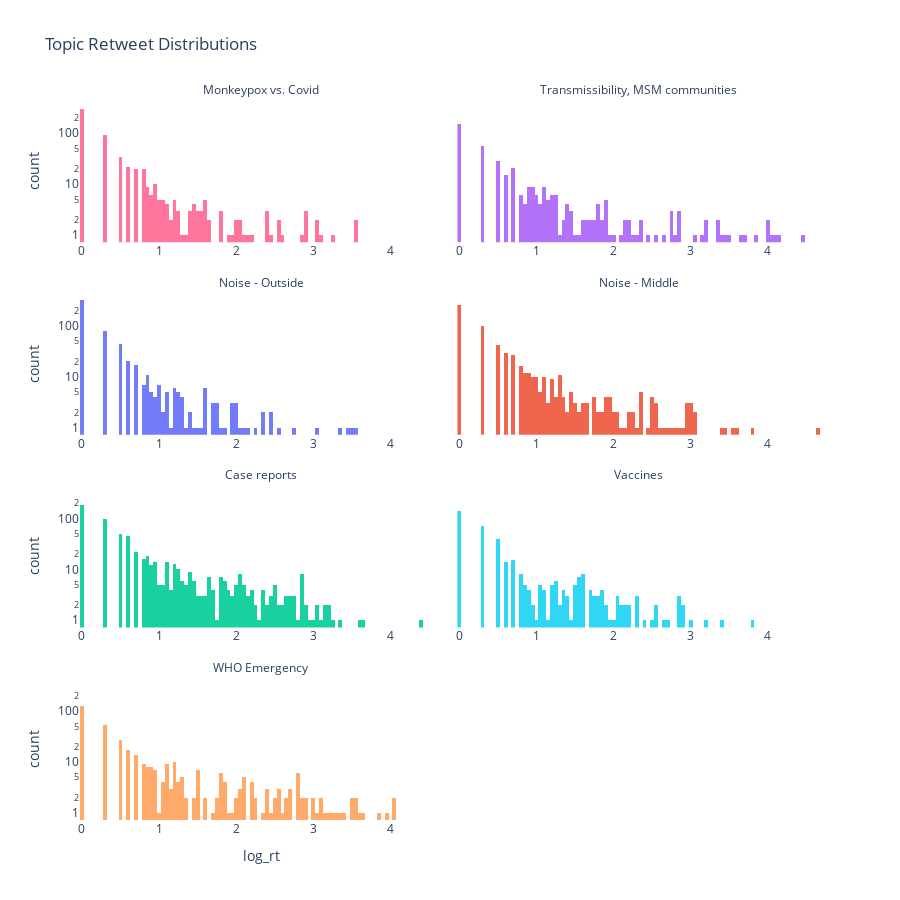

The notebook cell this image was saved under:
### Code cell
fig = px.histogram(sampled, 
                   x="log_rt", 
                   color="label",
                   opacity=0.9,
                   log_y=True,
                   facet_col="label",
                   facet_col_wrap=2,
                   color_discrete_map=color_map_l,
                   title = "Topic Retweet Distributions"
                  )

fig.update_layout(
    autosize=False,
    width=900,
    height=900,
)

fig.update_layout({
        'plot_bgcolor': 'rgba(0, 0, 0, 0)',
        'paper_bgcolor': 'rgba(0, 0, 0, 0)',
})

fig.for_each_annotation(lambda a: a.update(text=a.text.split("=")[-1]))
fig.update_xaxes(showticklabels=True)
fig.update(layout_showlegend=False)

fig.show()

### Figure 1 — Plotly figure (JSON) as saved in the notebook; plotly's stock layout.template omitted (floating-point values rounded to 4 significant figures; data arrays with more than 128 entries replaced by an {"elided": "..."} marker saying what was removed)
{"data": [{"alignmentgroup": "True", "bingroup": "x", "hovertemplate": "label=Monkeypox vs. Covid<br>log_rt=%{x}<br>count=%{y}<extra></extra>", "legendgroup": "Monkeypox vs. Covid", "marker": {"color": "#FF6692", "opacity": 0.9, "pattern": {"shape": ""}}, "name": "Monkeypox vs. Covid", "offsetgroup": "Monkeypox vs. Covid", "orientation": "v", "showlegend": true, "type": "histogram", "x": {"elided": "2893 float values"}, "xaxis": "x7", "yaxis": "y7"}, {"alignmentgroup": "True", "bingroup": "x", "hovertemplate": "label=Transmissibility, MSM communities<br>log_rt=%{x}<br>count=%{y}<extra></extra>", "legendgroup": "Transmissibility, MSM communities", "marker": {"color": "#AB63FA", "opacity": 0.9, "pattern": {"shape": ""}}, "name": "Transmissibility, MSM communities", "offsetgroup": "Transmissibility, MSM communities", "orientation": "v", "showlegend": true, "type": "histogram", "x": {"elided": "2148 float values"}, "xaxis": "x8", "yaxis": "y8"}, {"alignmentgroup": "True", "bingroup": "x", "hovertemplate": "label=Noise - Outside<br>log_rt=%{x}<br>count=%{y}<extra></extra>", "legendgroup": "Noise - Outside", "marker": {"color": "#636EFA", "opacity": 0.9, "pattern": {"shape": ""}}, "name": "Noise - Outside", "offsetgroup": "Noise - Outside", "orientation": "v", "showlegend": true, "type": "histogram", "x": {"elided": "4559 float values"}, "xaxis": "x5", "yaxis": "y5"}, {"alignmentgroup": "True", "bingroup": "x", "hovertemplate": "label=Noise - Middle<br>log_rt=%{x}<br>count=%{y}<extra></extra>", "legendgroup": "Noise - Middle", "marker": {"color": "#EF553B", "opacity": 0.9, "pattern": {"shape": ""}}, "name": "Noise - Middle", "offsetgroup": "Noise - Middle", "orientation": "v", "showlegend": true, "type": "histogram", "x": {"elided": "3095 float values"}, "xaxis": "x6", "yaxis": "y6"}, {"alignmentgroup": "True", "bingroup": "x", "hovertemplate": "label=Case reports<br>log_rt=%{x}<br>count=%{y}<extra></extra>", "legendgroup": "Case reports", "marker": {"color": "#00CC96", "opacity": 0.9, "pattern": {"shape": ""}}, "name": "Case reports", "offsetgroup": "Case reports", "orientation": "v", "showlegend": true, "type": "histogram", "x": {"elided": "1921 float values"}, "xaxis": "x3", "yaxis": "y3"}, {"alignmentgroup": "True", "bingroup": "x", "hovertemplate": "label=Vaccines<br>log_rt=%{x}<br>count=%{y}<extra></extra>", "legendgroup": "Vaccines", "marker": {"color": "#19D3F3", "opacity": 0.9, "pattern": {"shape": ""}}, "name": "Vaccines", "offsetgroup": "Vaccines", "orientation": "v", "showlegend": true, "type": "histogram", "x": {"elided": "1744 float values"}, "xaxis": "x4", "yaxis": "y4"}, {"alignmentgroup": "True", "bingroup": "x", "hovertemplate": "label=WHO Emergency<br>log_rt=%{x}<br>count=%{y}<extra></extra>", "legendgroup": "WHO Emergency", "marker": {"color": "#FFA15A", "opacity": 0.9, "pattern": {"shape": ""}}, "name": "WHO Emergency", "offsetgroup": "WHO Emergency", "orientation": "v", "showlegend": true, "type": "histogram", "x": {"elided": "1286 float values"}, "xaxis": "x", "yaxis": "y"}], "layout": {"annotations": [{"font": {}, "showarrow": false, "text": "WHO Emergency", "x": 0.245, "xanchor": "center", "xref": "paper", "y": 0.1975, "yanchor": "bottom", "yref": "paper"}, {"font": {}, "showarrow": false, "text": "Case reports", "x": 0.245, "xanchor": "center", "xref": "paper", "y": 0.465, "yanchor": "bottom", "yref": "paper"}, {"font": {}, "showarrow": false, "text": "Vaccines", "x": 0.755, "xanchor": "center", "xref": "paper", "y": 0.465, "yanchor": "bottom", "yref": "paper"}, {"font": {}, "showarrow": false, "text": "Noise - Outside", "x": 0.245, "xanchor": "center", "xref": "paper", "y": 0.7325, "yanchor": "bottom", "yref": "paper"}, {"font": {}, "showarrow": false, "text": "Noise - Middle", "x": 0.755, "xanchor": "center", "xref": "paper", "y": 0.7325, "yanchor": "bottom", "yref": "paper"}, {"font": {}, "showarrow": false, "text": "Monkeypox vs. Covid", "x": 0.245, "xanchor": "center", "xref": "paper", "y": 1, "yanchor": "bottom", "yref": "paper"}, {"font": {}, "showarrow": false, "text": "Transmissibility, MSM communities", "x": 0.755, "xanchor": "center", "xref": "paper", "y": 1, "yanchor": "bottom", "yref": "paper"}], "autosize": false, "barmode": "relative", "height": 900, "legend": {"title": {"text": "label"}, "tracegroupgap": 0}, "paper_bgcolor": "rgba(0, 0, 0, 0)", "plot_bgcolor": "rgba(0, 0, 0, 0)", "showlegend": false, "title": {"text": "Topic Retweet Distributions"}, "width": 900, "xaxis": {"anchor": "y", "domain": [0, 0.49], "showticklabels": true, "title": {"text": "log_rt"}}, "xaxis2": {"anchor": "y2", "domain": [0.51, 1], "matches": "x", "showticklabels": true, "title": {"text": "log_rt"}}, "xaxis3": {"anchor": "y3", "domain": [0, 0.49], "matches": "x", "showticklabels": true}, "xaxis4": {"anchor": "y4", "domain": [0.51, 1], "matches": "x", "showticklabels": true}, "xaxis5": {"anchor": "y5", "domain": [0, 0.49], "matches": "x", "showticklabels": true}, "xaxis6": {"anchor": "y6", "domain": [0.51, 1], "matches": "x", "showticklabels": true}, "xaxis7": {"anchor": "y7", "domain": [0, 0.49], "matches": "x", "showticklabels": true}, "xaxis8": {"anchor": "y8", "domain": [0.51, 1], "matches": "x", "showticklabels": true}, "yaxis": {"anchor": "x", "domain": [0, 0.1975], "title": {"text": "count"}, "type": "log"}, "yaxis2": {"anchor": "x2", "domain": [0, 0.1975], "matches": "y", "showticklabels": false, "type": "log"}, "yaxis3": {"anchor": "x3", "domain": [0.2675, 0.465], "matches": "y", "title": {"text": "count"}, "type": "log"}, "yaxis4": {"anchor": "x4", "domain": [0.2675, 0.465], "matches": "y", "showticklabels": false, "type": "log"}, "yaxis5": {"anchor": "x5", "domain": [0.535, 0.7325], "matches": "y", "title": {"text": "count"}, "type": "log"}, "yaxis6": {"anchor": "x6", "domain": [0.535, 0.7325], "matches": "y", "showticklabels": false, "type": "log"}, "yaxis7": {"anchor": "x7", "domain": [0.8025, 1], "matches": "y", "title": {"text": "count"}, "type": "log"}, "yaxis8": {"anchor": "x8", "domain": [0.8025, 1], "matches": "y", "showticklabels": false, "type": "log"}}}
